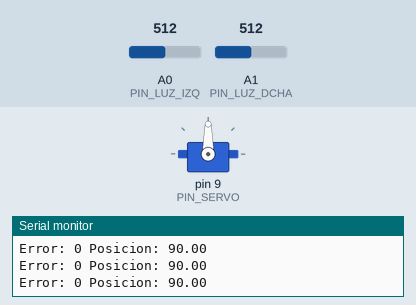
The sketch below on a simulated Arduino Uno, built with avr-gcc and run on an emulated ATmega328P. Shown: servo, the last lines printed to the serial monitor. The test bench sets the inputs (shaded band); at power-on: A1 (PIN_LUZ_DCHA) = 512, A0 (PIN_LUZ_IZQ) = 512.

Above: at 1.2 s.
1.3 s: A1 (PIN_LUZ_DCHA) set to 536
At 1.7 s:
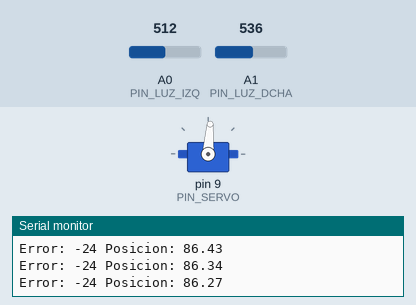
4.3 s: A0 (PIN_LUZ_IZQ) set to 534
At 5.2 s:
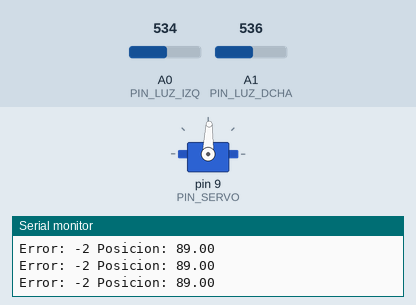
5.9 s: A1 (PIN_LUZ_DCHA) set to 900
At 6.9 s:
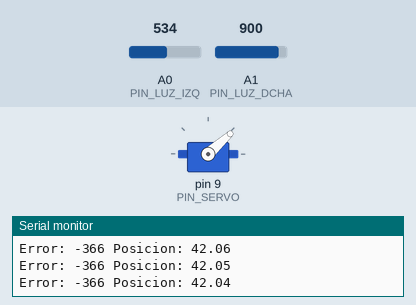
7.9 s: A0 (PIN_LUZ_IZQ) set to 511
At 9.2 s:
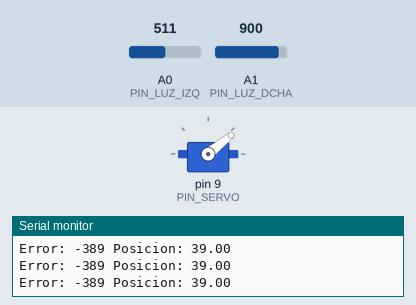
9.5 s: A0 (PIN_LUZ_IZQ) set to 288
At 10.6 s:
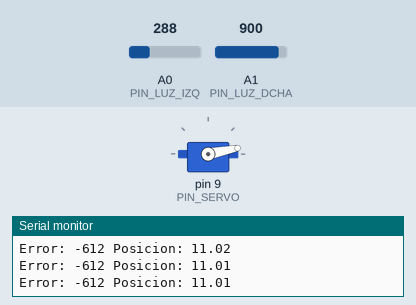
11.4 s: A0 (PIN_LUZ_IZQ) set to 277
At 11.8 s:
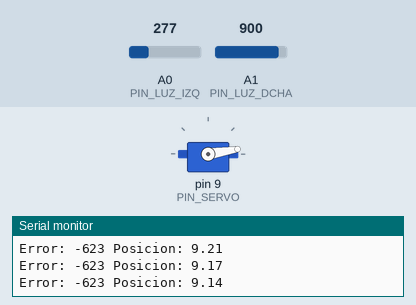
Timing chart, 0 to 14.4 s (numbered marks = the images above; inputs shaded):
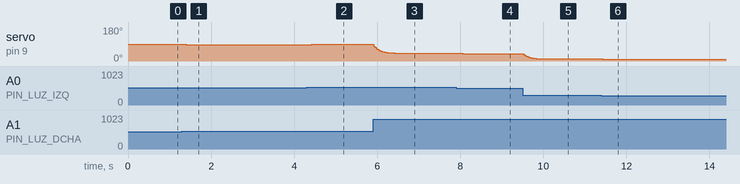

Measured:
- after the input at 1.3 s, servo on pin 9 (PIN_SERVO): 90° → 87° at once, → 86° 0.17 s later
- after the input at 4.3 s, servo on pin 9 (PIN_SERVO): 86° → 87° at once, → 88° 0.08 s later
- after the input at 5.9 s, servo on pin 9 (PIN_SERVO): moves from 88° to 42° over 0.51 s, starting at once
- after the input at 7.9 s, servo on pin 9 (PIN_SERVO): 42° → 40° at once, → 39° 0.12 s later
- after the input at 9.5 s, servo on pin 9 (PIN_SERVO): moves from 39° to 11° over 0.42 s, starting at once
- after the input at 11.4 s, servo on pin 9 (PIN_SERVO): 11° → 10° at once, → 9° 0.09 s later

The sketch:

07-servo-dos-ldr.ino
```cpp
#include <Servo.h>

const int PIN_LUZ_IZQ = A0;
const int PIN_LUZ_DCHA = A1;
const int PIN_SERVO = 9;
const float Kp = 0.2;

float posicion = 90.0;
Servo servo;

void setup()
{
  pinMode(PIN_LUZ_IZQ, INPUT);
  pinMode(PIN_LUZ_DCHA, INPUT);
  servo.attach(PIN_SERVO, 500, 2500);
  servo.write((int)posicion);
  Serial.begin(9600);
}

void loop()
{
  int luzIzq = analogRead(PIN_LUZ_IZQ);
  int luzDcha = analogRead(PIN_LUZ_DCHA);
  int error = luzIzq - luzDcha;
  int posicionObjetivo = map(error, -700, 700, 0, 180);
  posicionObjetivo = constrain(posicionObjetivo, 0, 180);

  posicion += (posicionObjetivo - posicion) * Kp;
  posicion = constrain(posicion, 0, 180);

  Serial.print("Error: ");
  Serial.print(error);
  Serial.print(" Posicion: ");
  Serial.println(posicion);

  servo.write((int)posicion);
  delay(20);
}
```
